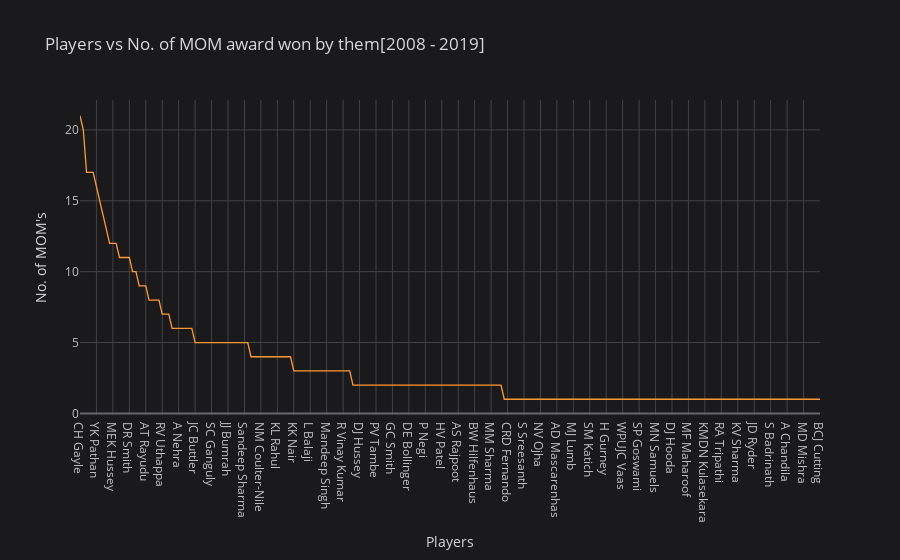

Notebook code cell kept with this figure:
### Code cell
man_of_the_match.iplot(kind = 'scatter' , x = 'Player' , y = 'No. of MOM' , title = 'Players vs No. of MOM award won by them[2008 - 2019]' , xTitle = 'Players' , yTitle = "No. of MOM's")

### Figure 1 — Plotly figure (JSON) as saved in the notebook; plotly's stock layout.template omitted (floating-point values rounded to 4 significant figures; data arrays with more than 128 entries replaced by an {"elided": "..."} marker saying what was removed)
{"data": [{"line": {"color": "rgba(255, 153, 51, 1.0)", "dash": "solid", "shape": "linear", "width": 1.3}, "mode": "lines", "name": "No. of MOM", "text": "", "type": "scatter", "x": {"elided": "226 str values"}, "y": {"elided": "226 int values"}}], "layout": {"legend": {"bgcolor": "#1A1A1C", "font": {"color": "#D9D9D9"}}, "paper_bgcolor": "#1A1A1C", "plot_bgcolor": "#1A1A1C", "title": {"font": {"color": "#D9D9D9"}, "text": "Players vs No. of MOM award won by them[2008 - 2019]"}, "xaxis": {"gridcolor": "#434343", "showgrid": true, "tickfont": {"color": "#C2C2C2"}, "title": {"font": {"color": "#D9D9D9"}, "text": "Players"}, "zerolinecolor": "#666570"}, "yaxis": {"gridcolor": "#434343", "showgrid": true, "tickfont": {"color": "#C2C2C2"}, "title": {"font": {"color": "#D9D9D9"}, "text": "No. of MOM's"}, "zerolinecolor": "#666570"}}}
